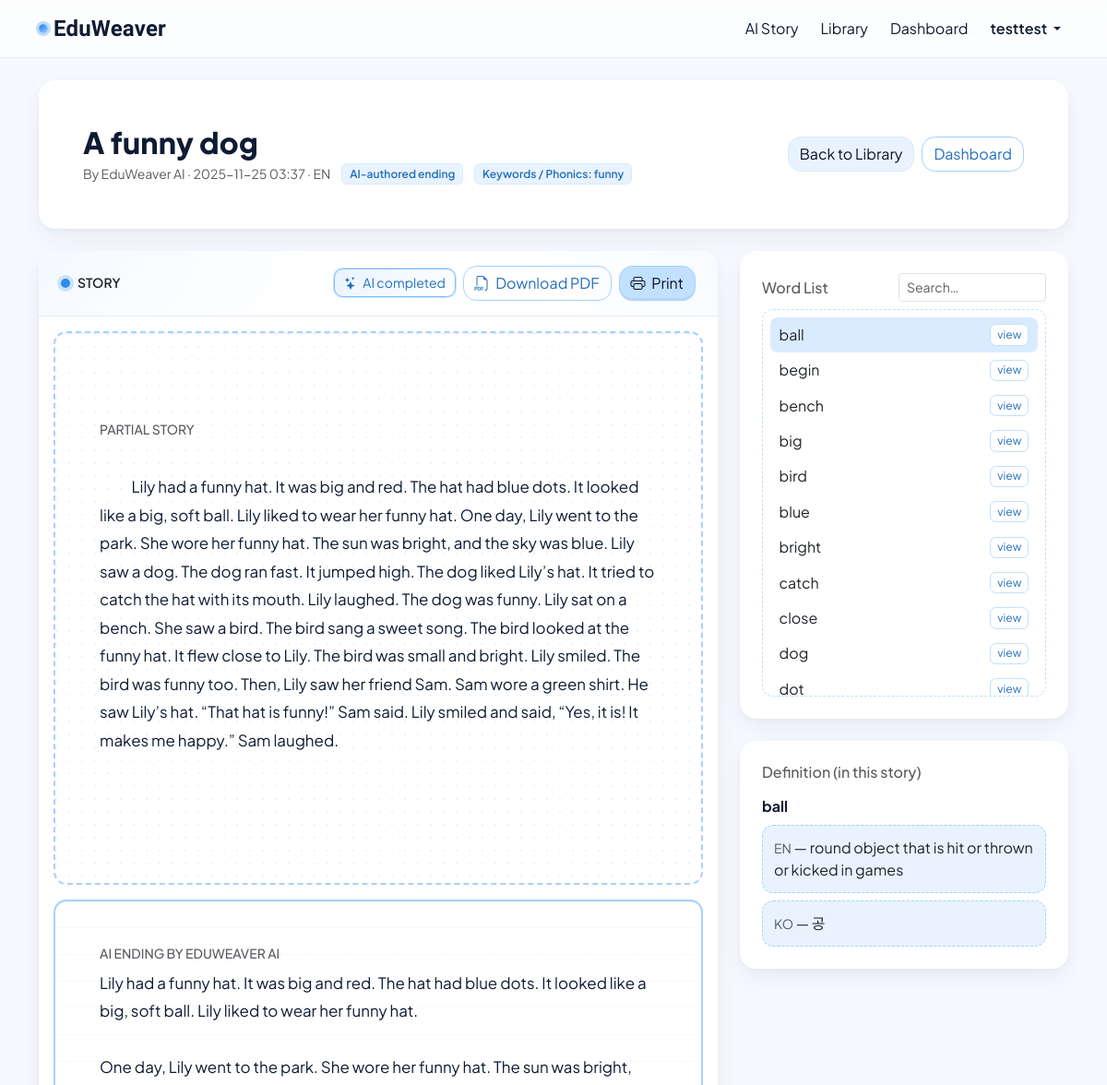
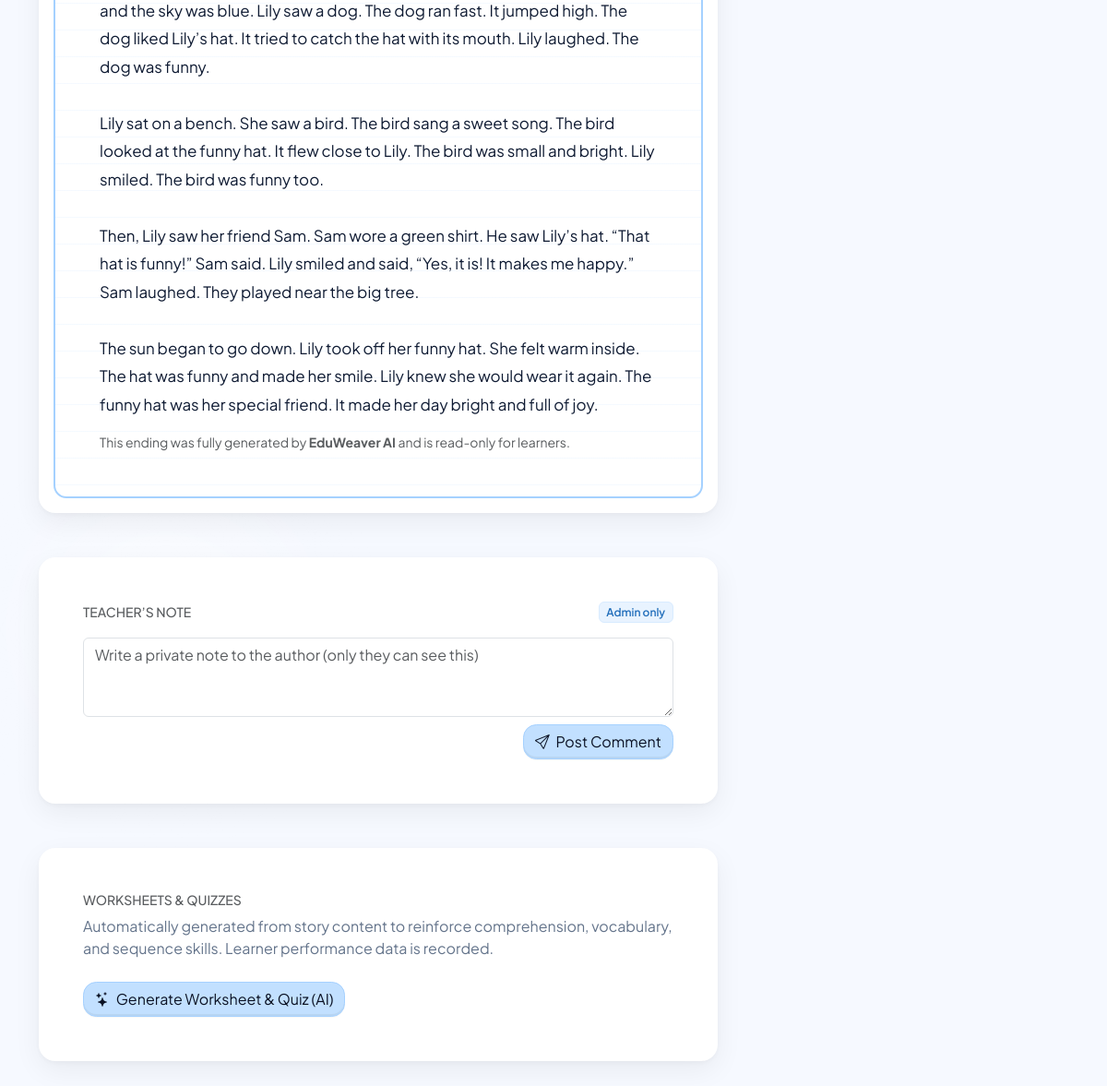
Screenshot of /finish/13 (signed in) with the database file from the repository (2 pictures, top to bottom).
### tables this page shows
CREATE TABLE users (
            id INTEGER PRIMARY KEY AUTOINCREMENT,
            username TEXT NOT NULL UNIQUE,
            email TEXT NOT NULL UNIQUE,
            password_hash TEXT NOT NULL,
            created_at TEXT DEFAULT (DATETIME('now'))
        , is_admin INTEGER DEFAULT 0, is_english_native INTEGER
    CHECK (is_english_native IN (0,1)), age INTEGER
    CHECK (age IS NULL OR (age BETWEEN 5 AND 120)), gender TEXT
    CHECK (gender IN ('female','male','nonbinary','prefer_not') OR gender IS NULL));

CREATE TABLE stories (
            id INTEGER PRIMARY KEY AUTOINCREMENT,
            title TEXT NOT NULL,
            slug TEXT NOT NULL UNIQUE,
            prompt TEXT NOT NULL,
            language TEXT DEFAULT 'en',
            level TEXT DEFAULT 'phonics',
            content TEXT NOT NULL,
            visuals TEXT,
            created_at TEXT DEFAULT (DATETIME('now')),
            author_name TEXT DEFAULT 'guest'
        );

CREATE TABLE finish_drafts (
            id INTEGER PRIMARY KEY AUTOINCREMENT,
            seed_prompt TEXT NOT NULL,
            partial_text TEXT NOT NULL,
            learner_name TEXT DEFAULT 'guest',
            completion_text TEXT,
            language TEXT DEFAULT 'en',
            created_at TEXT DEFAULT (DATETIME('now'))
        , visual_url TEXT);

### app.py (the view, shortened to what this page needs)
@app.route("/finish/<int:draft_id>", methods=["GET", "POST"])
@login_required
def finish_view(draft_id):
    db = get_db()
    d = db.execute("SELECT * FROM finish_drafts WHERE id = ?", (draft_id,)).fetchone()
    if not d:
        return ("Draft not found", 404)
    current_username = g.current_user["username"]
    is_owner = (d["learner_name"] == current_username)
    story_row = db.execute(
        """
        SELECT id, title, slug, content, language, level, visuals
        FROM stories
        WHERE prompt = ?
          AND author_name = ?
          AND language = ?
        ORDER BY datetime(created_at) DESC
        LIMIT 1
        """,
        (d["seed_prompt"], d["learner_name"], d["language"])
    ).fetchone()
    d["story_title"]   = story_row["title"]   if story_row else None
    d["story_slug"]    = story_row["slug"]    if story_row else None
    d["story_id"]      = story_row["id"]      if story_row else None
    d["story_visuals"] = story_row["visuals"] if story_row else None   # <-- NEW
    has_quiz = False
    if story_row:
        qcount = db.execute(
            "SELECT COUNT(*) AS cnt FROM quiz_questions WHERE story_id = ?",
            (story_row["id"],)
        ).fetchone()["cnt"]
        has_quiz = (qcount > 0)
    if (not is_owner) and (not d["completion_text"] or not d["completion_text"].strip()):
        flash("This story isn’t finished yet. Check back later!", "info")
        return redirect(url_for("library"))
    vocab_words = []
    if story_row:
        vrows = db.execute(
            "SELECT word, definition, example, definition_ko, example_ko "
            "FROM vocab_items WHERE story_id = ? ORDER BY id ASC",
            (story_row["id"],)
        ).fetchall()
        for r in vrows:
            vocab_words.append({
                "word": (r.get("word") or "").lower(),
                "definition_en": r.get("definition") or "",
                "example_en":    r.get("example") or "",
                "definition_ko": r.get("definition_ko") or "",
                "example_ko":    r.get("example_ko") or "",
            })
    comments = db.execute(
        """
        SELECT author_name, body, created_at
        FROM finish_comments
        WHERE draft_id = ?
        ORDER BY datetime(created_at) ASC
        """,
        (draft_id,)
    ).fetchall()
    is_admin = bool(g.current_user and g.current_user.get("is_admin"))
    return render_template(
        "finish_view.html",
        draft=d,
        can_edit=is_owner,
        has_quiz=has_quiz,
        vocab_words=vocab_words,
        comments=comments,
        is_admin=is_admin,
    )

### templates/finish_view.html (shortened to what this page needs)
{% extends "base.html" %}
{% block content %}
{% set is_ai_author = (draft.learner_name or '') == 'EduWeaver AI' %}
<section class="card border-0 lp-card-modern mb-4 no-print">
  <div class="p-4 p-lg-5">
    <div class="d-flex align-items-center justify-content-between">
      <div>
        <h2 class="mb-1 lp-page-title">{{ draft.story_title or 'Untitled Story' }}</h2>
        <div class="d-flex flex-wrap align-items-center gap-2">
          <div class="text-muted small">
            By {{ draft.learner_name or 'guest' }} · {{ draft.created_at | dt }} · {{ draft.language|upper }}
          </div>
          {% if is_ai_author %}
            <span class="badge lp-badge-soft ms-1">
              AI-authored ending
            </span>
          {% endif %}
          {% if draft.seed_prompt %}
            <span class="badge lp-badge-soft ms-1">
              Keywords / Phonics: {{ draft.seed_prompt }}
            </span>
          {% endif %}
        </div>
      </div>
      <div class="d-flex gap-2">
        <a href="{{ url_for('library') }}" class="btn btn-sky-light">Back to Library</a>
        <a href="{{ url_for('dashboard') }}" class="btn btn-outline-sky">Dashboard</a>
      </div>
    </div>
  </div>
</section>
<div class="row g-4">
  <div class="col-lg-8">
    <section class="card border-0 lp-card-modern mb-5" id="storyCombined">
      <div class="card-body p-0">
        <div class="lp-strip d-flex flex-wrap align-items-center justify-content-between px-4 py-3">
          <div class="d-flex align-items-center gap-2">
            <span class="lp-dot {% if draft.completion_text and draft.completion_text|trim %}lp-dot-finish{% endif %}" aria-hidden="true"></span>
            <span class="small text-uppercase fw-semibold">Story</span>
          </div>
          {% if draft.completion_text and draft.completion_text|trim %}
            <div class="d-flex align-items-center gap-2">
              {% if is_ai_author %}
                <span class="lp-chip lp-chip-ai small">
                  <i class="bi bi-stars me-1"></i> AI completed
                </span>
              {% else %}
                <span class="lp-chip lp-chip-finish small">
                  <i class="bi bi-check2 me-1"></i> completed
                </span>
              {% endif %}
              <button type="button" class="btn btn-outline-sky no-print" id="downloadPdfFinishedBtn" title="Save as PDF">
                <i class="bi bi-filetype-pdf me-1"></i> Download PDF
              </button>
              <button type="button" class="btn btn-sky no-print" id="printFinishedBtn" title="Print">
                <i class="bi bi-printer me-1"></i> Print
              </button>
            </div>
          {% else %}
            <span class="lp-chip small">in progress</span>
          {% endif %}
        </div>
        {% if draft.partial_text and draft.partial_text|trim %}
        <div class="lp-partial p-4 p-lg-5 keep-together">
          <h6 class="text-muted text-uppercase small mb-2 mt-5">Partial Story</h6>
          <div id="partialText" class="lp-partial-text" style="white-space:pre-wrap">
            {{ (draft.partial_text or '') | replace('Your Turn: ', '') | safe }}
          </div>
        </div>
        {% endif %}
        {% if draft.completion_text and draft.completion_text|trim %}
        <div class="lp-finished {% if is_ai_author %}lp-finished-ai{% endif %} p-4 p-lg-5 keep-together">
          <h6 class="text-muted text-uppercase small mb-2">
            {% if is_ai_author %}
              AI Ending by EduWeaver AI
            {% else %}
              Finished Ending
            {% endif %}
          </h6>
          <div id="completionText" class="lp-finished-text" style="white-space:pre-wrap">{{ draft.completion_text }}</div>
          {% if is_ai_author %}
            <p class="text-muted small mb-0 mt-3">
              This ending was fully generated by <strong>EduWeaver AI</strong> and is read-only for learners.
            </p>
          {% endif %}
        </div>
        {% elif not can_edit %}
        <div class="p-4">
          <div class="text-muted">This story isn’t finished yet. Only the author can add an ending.</div>
        </div>
        {% endif %}
      </div>
    </section>
  {% if is_admin or (is_owner is defined and is_owner) or (current_user and current_user.username == draft.learner_name) %}
  <section class="card border-0 lp-card-modern mb-5 no-print">
    <div class="card-body p-4 p-lg-5">
      <div class="d-flex align-items-center justify-content-between mb-3">
        <h6 class="text-muted text-uppercase small mb-0">Teacher’s Note</h6>
        {% if is_admin %}
          <span class="badge lp-badge-soft">Admin only</span>
        {% endif %}
      </div>
      {% if is_admin %}
        <form method="post" action="{{ url_for('finish_comment', draft_id=draft.id) }}">
          <textarea name="body" class="form-control" rows="3"
                    placeholder="Write a private note to the author (only they can see this)"></textarea>
          <div class="d-flex justify-content-end mt-2">
            <button type="submit" class="btn btn-sky">
              <i class="bi bi-send me-1"></i> Post Comment
            </button>
          </div>
        </form>
      {% endif %}
    </div>
  </section>
  {% endif %}
    <section class="card border-0 lp-card-modern mb-5 no-print">
      <div class="card-body p-4 p-lg-5">
        <h6 class="text-muted text-uppercase small mb-2">Worksheets &amp; Quizzes</h6>
        <p class="text-secondary mb-4">
          Automatically generated from story content to reinforce comprehension, vocabulary, and sequence skills. Learner performance data is recorded.
        </p>
        <div class="d-flex flex-wrap gap-2 align-items-center">
          {% if has_quiz and draft.story_slug %}
            <a class="btn btn-sky" href="{{ url_for('quiz_take', slug=draft.story_slug) }}">
              <i class="bi bi-check2-circle me-1"></i> Take Worksheet &amp; Quiz
            </a>
            <form id="regenForm"
                  class="needs-overlay d-inline"
                  data-overlay-title="Regenerating worksheet & quiz…"
                  data-overlay-note="You’ll be taken to the quiz automatically."
                  method="post"
                  action="{{ url_for('finish_build_worksheet_ai', draft_id=draft.id) }}">
              <button id="regenBtn" class="btn btn-outline-sky" type="submit" title="Re-generate questions via GPT">
                <i class="bi bi-stars me-1"></i> Regenerate (AI)
              </button>
            </form>
          {% else %}
            <form id="genForm"
                  class="needs-overlay"
                  data-overlay-title="Generating worksheet & quiz…"
                  data-overlay-note="You’ll be taken to the quiz automatically."
                  method="post"
                  action="{{ url_for('finish_build_worksheet_ai', draft_id=draft.id) }}">
              <button id="genBtn" class="btn btn-sky" type="submit"
                      title="Use GPT to generate a worksheet & quiz, then you'll be taken to it">
                <i class="bi bi-stars me-1"></i> Generate Worksheet &amp; Quiz (AI)
              </button>
            </form>
          {% endif %}
        </div>
      </div>
    </section>
  </div>
  <div class="col-lg-4">
    <section class="card border-0 lp-card-modern mb-4 no-print">
      <div class="card-body p-4 p-lg-4">
        <div class="d-flex align-items-center justify-content-between mb-2">
          <h6 class="text-muted mb-0">Word List</h6>
          <input id="vocabSearch" class="form-control form-control-sm" placeholder="Search…" style="max-width: 160px;">
        </div>
        <div id="vocabList" class="lp-vocab-list" role="listbox" aria-label="Vocabulary"></div>
      </div>
    </section>
    <section class="card border-0 lp-card-modern no-print">
      <div class="card-body p-4 p-lg-4">
        <h6 class="text-muted mb-3">Definition (in this story)</h6>
        <div id="defPanel" class="lp-def-panel">
        </div>
      </div>
    </section>
  </div>
</div>
{% endblock %}

### templates/base.html (shortened to what this page needs)
<!doctype html>
<html lang="en" data-bs-theme="light">
<head>
  <link href="https://cdn.jsdelivr.net/npm/bootstrap@5.3.3/dist/css/bootstrap.min.css" rel="stylesheet">
  <link rel="stylesheet" href="https://cdn.jsdelivr.net/npm/bootstrap-icons@1.11.3/font/bootstrap-icons.css">
  <link href="{{ url_for('static', filename='styles.css') }}" rel="stylesheet">
</head>
<body>
<nav class="navbar navbar-expand-lg">
  <div class="container">
    <a class="navbar-brand" href="{{ url_for('index') }}">
      <span class="brand-dot"></span> EduWeaver
    </a>
    <div id="nav" class="collapse navbar-collapse">
      <ul class="navbar-nav ms-auto align-items-lg-center gap-2">
        <li class="nav-item"><a class="nav-link" href="{{ url_for('story_new') }}">AI Story</a></li>
        <li class="nav-item"><a class="nav-link" href="{{ url_for('library') }}">Library</a></li>
        <li class="nav-item"><a class="nav-link" href="{{ url_for('dashboard') }}">Dashboard</a></li>
        {% if current_user %}
          <li class="nav-item dropdown">
            <a class="nav-link dropdown-toggle fw-semibold" href="#" role="button" data-bs-toggle="dropdown" aria-expanded="false">
              {{ current_user.username }}
            </a>
          </li>
        {% else %}
          <li class="nav-item">
            <a class="btn btn-ghost" href="{{ url_for('login') }}">Sign in</a>
          </li>
        {% endif %}
      </ul>
    </div>
  </div>
</nav>
<main class="py-4">
  <div class="container">
    {% block content %}{% endblock %}
  </div>
</main>
</body>
</html>

### rows the page displays
users: username "testtest"
stories: title "A funny dog"
finish_drafts: learner_name "EduWeaver AI", created_at|dt "2025-11-25 03:37", language "EN", seed_prompt "funny", partial_text "Lily had a funny hat. It was big and red. The hat had blue dots. It looked like a big, soft ball. Lily liked to wear her funny hat. One day, Lily went to the park. She wore her funny hat. The sun was bright, and the sky was blue. Lily saw a dog. The dog ran fast. It jumped high. The dog liked Lily’s hat. It tried to catch the hat with its mouth. Lily laughed. The dog was funny. Lily sat on a bench. She saw a bird. The bird sang a sweet song. The bird looked at the funny hat. It flew close to Lily. The bird was small and bright. Lily smiled. The bird was funny too. Then, Lily saw her friend Sam. Sam wore a green shirt. He saw Lily’s hat. “That hat is funny!” Sam said. Lily smiled and said,…", completion_text "Lily had a funny hat. It was big and red. The hat had blue dots. It looked like a big, soft ball. Lily liked to wear her funny hat. One day, Lily went to the park. She wore her funny hat. The sun was bright, and the sky was blue. Lily saw a dog. The dog ran fast. It jumped high. The dog liked Lily’s hat. It tried to catch the hat with its mouth. Lily laughed. The dog was funny. Lily sat on a bench. She saw a bird. The bird sang a sweet song. The bird looked at the funny hat. It flew close to Lily. The bird was small and bright. Lily smiled. The bird was funny too. Then, Lily saw her friend Sam. Sam wore a green shirt. He saw Lily’s hat. “That hat is funny!” Sam said. Lily smiled and said,…"
